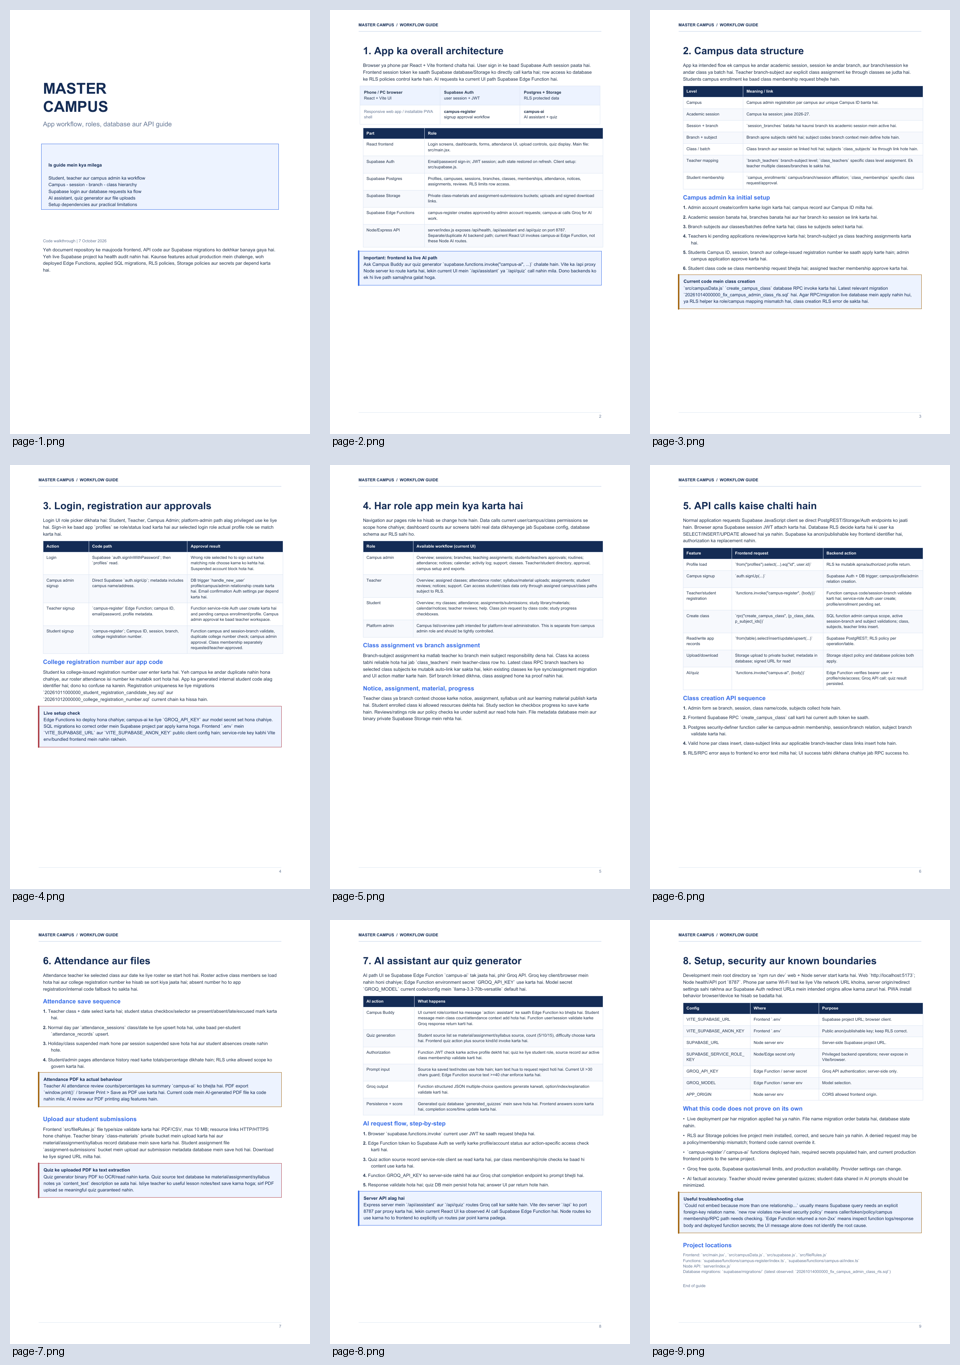

Python code for this plot:
from PIL import Image, ImageDraw
from pathlib import Path
files = sorted(Path('tmp/pdfs/rendered').glob('page-*.png'))
tiles = []
for file in files:
    image = Image.open(file).convert('RGB')
    image.thumbnail((300, 425))
    tile = Image.new('RGB', (320, 455), '#d7deea')
    tile.paste(image, ((320-image.width)//2, 10))
    ImageDraw.Draw(tile).text((12, 435), file.name, fill='black')
    tiles.append(tile)
sheet = Image.new('RGB', (320*3, 455*((len(tiles)+2)//3)), 'white')
for index, tile in enumerate(tiles):
    sheet.paste(tile, ((index%3)*320, (index//3)*455))
sheet.save('tmp/pdfs/contact.png')
